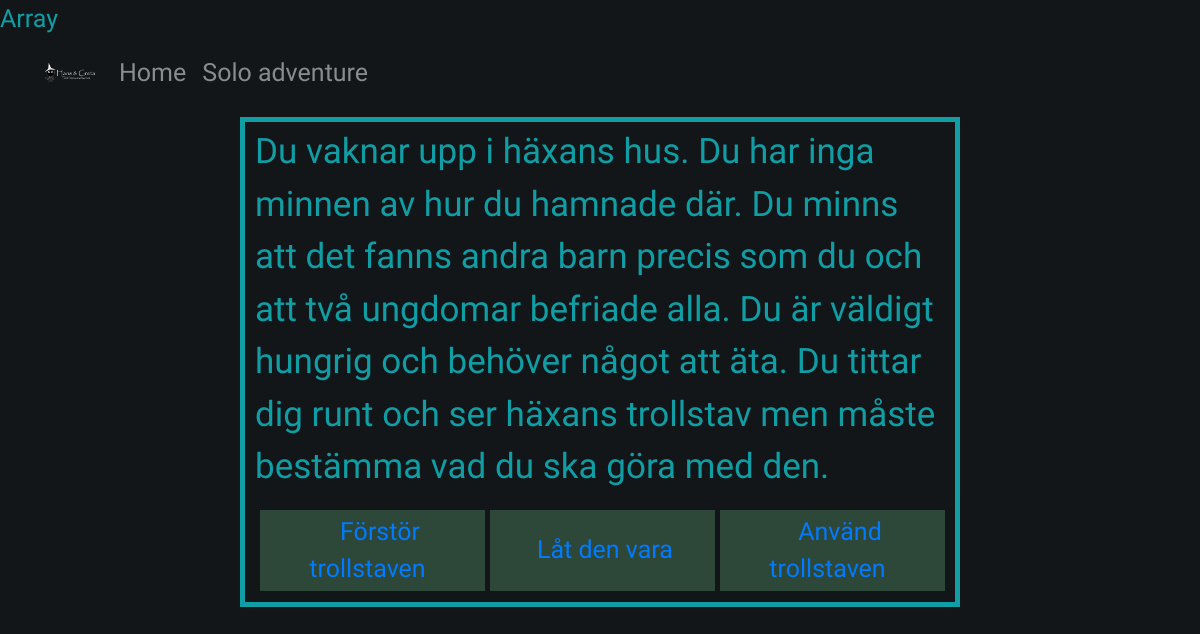
Page /solo.php on the committed database.
### tables this page shows
CREATE TABLE `story` (
  `id` int(10) unsigned NOT NULL AUTO_INCREMENT,
  `body` text NOT NULL,
  PRIMARY KEY (`id`)
);

CREATE TABLE `links` (
  `id` int(10) unsigned NOT NULL AUTO_INCREMENT,
  `story_id` int(10) unsigned NOT NULL,
  `target_id` int(10) unsigned NOT NULL,
  `description` varchar(255) NOT NULL,
  PRIMARY KEY (`id`),
  KEY `story_id` (`story_id`),
  KEY `target_id` (`target_id`),
  CONSTRAINT `links_ibfk_1` FOREIGN KEY (`story_id`) REFERENCES `story` (`id`) ON DELETE CASCADE ON UPDATE CASCADE,
  CONSTRAINT `links_ibfk_2` FOREIGN KEY (`target_id`) REFERENCES `story` (`id`) ON DELETE CASCADE ON UPDATE CASCADE
);

### solo.php (called while the page is built, shortened)
<?php
include 'include/db.php';
$filteredId = 1;
$sth = $dbh->prepare('SELECT * FROM story
                    WHERE id = :filteredId');
$sth->bindParam(':filteredId', $filteredId);
$sth->execute();
$story = $sth->fetch(PDO::FETCH_ASSOC);
$sth = $dbh->prepare('SELECT * FROM links
                    WHERE story_id = :filteredId');
$sth->bindParam(':filteredId', $filteredId);
$sth->execute();
$links = $sth->fetchAll(PDO::FETCH_ASSOC);
include 'views/solo_layout.php';
?>

### views/solo_layout.php (the view, shortened to what this page needs)
<!DOCTYPE html>
<html lang="en">
<head>
    <link rel="stylesheet" href="https://stackpath.bootstrapcdn.com/bootstrap/4.3.1/css/bootstrap.min.css">
    <link rel="stylesheet" href="css/style.css">
</head>
<body>
    <?php include 'header.php' ?>
    <main>
        <p>
            <?= $story['body'] ?>
        </p>
        <div class="d-sm-flex justify-content-around">
            <?php foreach ($links as $link) : ?>
                <button class="button">
                    <a href="?id=<?= $link['target_id'] ?>" class="button">
                        <?= $link['description'] ?>
                    </a>
                </button>
            <?php endforeach ?>
        </div>
    </main>
</body>
</html>

### views/header.php (shortened to what this page needs)
<nav class="navbar navbar-expand-lg navbar-dark bg-black">
    <div class="container">
        <a class="navbar-brand" href="index.php"><img id="logo" src="img/loggga.png" alt="logga"></a>
        <div class="collapse navbar-collapse" id="navbarSupportedContent">
            <ul class="navbar-nav mr-auto">
                <li class="nav-item">
                    <a class="nav-link" href="index.php">Home <span class="sr-only">(current)</span></a>
                </li>
                <li class="nav-item">
                    <a class="nav-link" href="solo.php">Solo adventure</a>
                </li>
            </ul>
        </div>
    </div>
</nav>

### css/style.css (style rules this page uses)
body { background-color: #121619; color: #119da4; font-size: 25px; font-family: 'Kalam', cursive; }
main { width: 60%; margin: 0 auto; border: 5px solid; padding: 4px 10px; margin-top: 10px; }
p { font-size: 1.4em; }
a { text-decoration: none; }
.button { background-color: #2d4739; border: none; padding: 1px 10px; margin-bottom: 7px; margin-left: 5px; width: 250px; }
button:not(:disabled) { padding: 3px 0px; }
.nav-link { color: #09814a; }
#logo { filter: invert(100%); max-width: 50px; max-height: 100px; }

### rows in the picture
story: body "Du vaknar upp i häxans hus. Du har inga minnen av hur du hamnade där. Du minns att det fanns andra barn precis som du och att två ungdomar befriade alla. Du är väldigt hungrig och behöver något att äta. Du tittar dig runt och ser häxans trollstav men måste bestämma vad du ska göra med den."
links: description "Förstör trollstaven"
links: description "Låt den vara"
links: description "Använd trollstaven"
